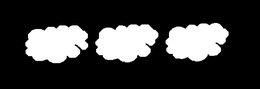
%> input picture Online 3( C1 )/treeIn.PNG, 260 x 89 px, shrunk from 1077 x 368 before the run
$ octave --eval "crosscorrWindow;"   (GNU Octave 9; MATLAB toolbox functions it lacks are replaced by stand-ins)
%> lines starting %> are read from the running program, lines starting %| are printed output that depends on the picture; long printed decimals are rounded
function crosscorrWindow()

clc; %% clearing the command window

%% taking inputs

%I = rgb2gray(imread('G:\CSE 4228\Lab 4\materials\input\input.jpg')); % input image with characters
%temp = rgb2gray(imread('G:\CSE 4228\Lab 4\materials\template_whole\chartemp1.jpg')); %template to be matched

S = rgb2gray(imread('treeIn.PNG')); % input image with characters
%> S: size 89x260 uint8; min 0, max 255, mean 59.4
T = rgb2gray(imread('temp.png')); %template to be matched
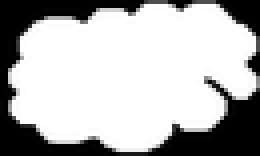
%> input picture Online 3( C1 )/temp.PNG, 65 x 39 px, shrunk from 271 x 163 before the run (shown 4 times larger)
%> T: size 39x65 uint8; min 0, max 255, mean 179.5


%% converting to [0 1]

S = im2double(S);
%> S: size 89x260 double
T = im2double(T);
%> T: size 39x65 double


% taking dimensions

[sRow, sCol] = size(S);
%> sRow = 89; sCol = 260
[tRow, tCol] = size(T);
%> tRow = 39; tCol = 65


%% R is the output image with matching
R = S;

%% x and y will hold the coordinate where matching found
x = 0;
y = 0;

%% flag will be 1 whenevr matching
flag = 0;

%% We need average of templates for cross correlation formula
meanT = mean(T(:));
%> meanT = 0.704

%% the loop :)
for i = 1:sRow - tRow % each row, but end before boundary
   for j = 1:sCol - tCol % each column, but end before boundary

       %% extracting the local neighbors of input image
        a = S(i : i+tRow-1 , j : j+tCol-1);

        %% cross correlation
        meanA = mean(a(:)); % average of the local neighbors of input image
        r1 = a - meanA;
        r2 = T - meanT;
        c1 = r1.^2;
        c2 = r2.^2;
        c = (sum(c1(:))*sum(c2(:)))^0.5;
        t = sum(sum(r1.*r2))/c;

        %% evaluation to find similarity

        if t > 0.97

            disp(strcat('correlation result:',num2str(t))); % strcat() concatenates string, num2str() converts numbers to string

            %% holding corrdinates (i,j) where matching

            x = i;
            y = j;

            %% setting flag
            flag = 1;
            %%
            break;

        end

   end

   %% terminating outer loop
   if flag == 1
       break;
   end

end
%> this loop made 26 passes
%| correlation result:0.9834
%> after the loop, flag = 1; x = 26; y = 24


f=T;
[tx,ty]=size(f);
%> tx = 39; ty = 65
p2=zeros(tx,ty);

%erosion
w=[1 1 1; 1 1 1; 1 1 1];
for s=2:tx-1
    for t=2:ty-1
        w12=[f(s-1,t-1)*w(1) f(s-1,t)*w(2) f(s-1,t+1)*w(3) f(s,t-1)*w(4) f(s,t)*w(5) f(s,t+1)*w(6) f(s+1,t-1)*w(7) f(s+1,t)*w(8) f(s+1,t+1)*w(9)];
        p2(s,t)=min(w12);
    end
end
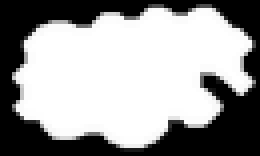
%> p2: size 39x65 double (shown 4 times larger); min 0, max 1, mean 0.607

p2 = imresize(p2, [tx ty]);


%% assigning 0 to all the pixels of result image covered by the template
R(x:x+tRow-1, y:y+tCol-1) = p2(:, :, :);
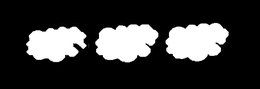
%> R: size 89x260 double; min 0, max 1, mean 0.221

%% subplotiing: ploting multiple figures in one window
figure;
subplot(2,2,1);
imshow(S, [0 1]);
title('Input image');

subplot(2,2,2);
imshow(T, [0 1]);
title('Template image');

subplot(2,2,3);
imshow(p2, [0 1]);
title('Eroted Template image');

subplot(2,2,4);
imshow(R, [0 1]);
title('Erosion matching result');

end
